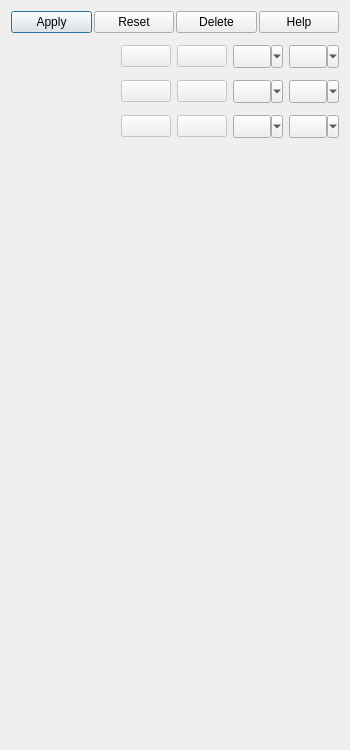
<?xml version="1.0" encoding="UTF-8"?>
<!-- SPDX-FileCopyrightText: Copyright (c) Kitware Inc. -->
<!-- SPDX-License-Identifier: BSD-3-Clause -->
<ui version="4.0">
 <class>propertiesPanel</class>
 <widget class="QWidget" name="propertiesPanel">
  <property name="geometry">
   <rect>
    <x>0</x>
    <y>0</y>
    <width>350</width>
    <height>750</height>
   </rect>
  </property>
  <property name="windowTitle">
   <string>Properties Panel</string>
  </property>
  <layout class="QVBoxLayout" name="verticalLayout">
   <item>
    <layout class="QHBoxLayout" name="ButtonLayout">
     <property name="spacing">
      <number>2</number>
     </property>
     <item>
      <widget class="QPushButton" name="Accept">
       <property name="text">
        <string>Apply</string>
       </property>
       <property name="icon">
        <iconset resource="../pqComponents.qrc">
         <normaloff>:/pqWidgets/Icons/pqApply.svg</normaloff>:/pqWidgets/Icons/pqApply.svg</iconset>
       </property>
       <property name="default">
        <bool>true</bool>
       </property>
      </widget>
     </item>
     <item>
      <widget class="QPushButton" name="Reset">
       <property name="toolTip">
        <string>Resets any changed properties to their values from the last time 'Apply' was clicked.</string>
       </property>
       <property name="text">
        <string>Reset</string>
       </property>
       <property name="icon">
        <iconset resource="../pqComponents.qrc">
         <normaloff>:/pqWidgets/Icons/pqCancel.svg</normaloff>:/pqWidgets/Icons/pqCancel.svg</iconset>
       </property>
      </widget>
     </item>
     <item>
      <widget class="QPushButton" name="Delete">
       <property name="text">
        <string>Delete</string>
       </property>
       <property name="icon">
        <iconset resource="../../../Widgets/Resources/QtWidgets.qrc">
         <normaloff>:/QtWidgets/Icons/pqDelete.svg</normaloff>:/QtWidgets/Icons/pqDelete.svg</iconset>
       </property>
      </widget>
     </item>
     <item>
      <widget class="QPushButton" name="Help">
       <property name="text">
        <string>Help</string>
       </property>
       <property name="icon">
        <iconset resource="../pqComponents.qrc">
         <normaloff>:/pqWidgets/Icons/pqHelp.svg</normaloff>:/pqWidgets/Icons/pqHelp.svg</iconset>
       </property>
       <property name="shortcut">
        <string>Ctrl+H</string>
       </property>
      </widget>
     </item>
    </layout>
   </item>
   <item>
    <layout class="QHBoxLayout" name="SearchBoxLayout">
     <property name="spacing">
      <number>2</number>
     </property>
     <item>
      <widget class="pqSearchBox" name="SearchBox" native="true">
       <property name="settingKey" stdset="0">
        <string notr="true">showAdvancedProperties</string>
       </property>
       <property name="advancedSearchEnabled" stdset="0">
        <bool>true</bool>
       </property>
      </widget>
     </item>
    </layout>
   </item>
   <item>
    <widget class="QScrollArea" name="scrollArea">
     <property name="frameShape">
      <enum>QFrame::NoFrame</enum>
     </property>
     <property name="frameShadow">
      <enum>QFrame::Plain</enum>
     </property>
     <property name="widgetResizable">
      <bool>true</bool>
     </property>
     <widget class="QWidget" name="scrollAreaWidgetContents">
      <property name="geometry">
       <rect>
        <x>0</x>
        <y>0</y>
        <width>332</width>
        <height>689</height>
       </rect>
      </property>
      <layout class="QVBoxLayout" name="ScrollAreaLayout" stretch="0,0,0,0,0,0,1">
       <property name="margin">
        <number>0</number>
       </property>
       <item>
        <widget class="QWidget" name="PropertiesButtons" native="true">
         <layout class="QHBoxLayout" name="horizontalLayout">
          <property name="spacing">
           <number>6</number>
          </property>
          <property name="margin">
           <number>0</number>
          </property>
          <item>
           <widget class="pqExpanderButton" name="PropertiesButton">
            <property name="text" stdset="0">
             <string>Properties</string>
            </property>
            <property name="checked" stdset="0">
             <bool>true</bool>
            </property>
           </widget>
          </item>
          <item>
           <widget class="QPushButton" name="PropertiesCopy">
            <property name="enabled">
             <bool>false</bool>
            </property>
            <property name="maximumSize">
             <size>
              <width>50</width>
              <height>16777215</height>
             </size>
            </property>
            <property name="toolTip">
             <string>Copy properties</string>
            </property>
            <property name="text">
             <string/>
            </property>
            <property name="icon">
             <iconset resource="../pqComponents.qrc">
              <normaloff>:/pqWidgets/Icons/pqCopy.svg</normaloff>:/pqWidgets/Icons/pqCopy.svg</iconset>
            </property>
           </widget>
          </item>
          <item>
           <widget class="QPushButton" name="PropertiesPaste">
            <property name="enabled">
             <bool>false</bool>
            </property>
            <property name="maximumSize">
             <size>
              <width>50</width>
              <height>16777215</height>
             </size>
            </property>
            <property name="toolTip">
             <string>Paste copied properties</string>
            </property>
            <property name="text">
             <string/>
            </property>
            <property name="icon">
             <iconset resource="../pqComponents.qrc">
              <normaloff>:/pqWidgets/Icons/pqPaste.svg</normaloff>:/pqWidgets/Icons/pqPaste.svg</iconset>
            </property>
           </widget>
          </item>
          <item>
           <widget class="QToolButton" name="PropertiesRestoreDefaults">
            <property name="maximumSize">
             <size>
              <width>50</width>
              <height>16777215</height>
             </size>
            </property>
            <property name="toolTip">
             <string>Apply application defaults</string>
            </property>
            <property name="text">
             <string/>
            </property>
            <property name="icon">
             <iconset resource="../pqComponents.qrc">
              <normaloff>:/pqWidgets/Icons/pqReset.svg</normaloff>:/pqWidgets/Icons/pqReset.svg</iconset>
            </property>
            <property name="popupMode">
             <enum>QToolButton::ToolButtonPopupMode::MenuButtonPopup</enum>
            </property>
           </widget>
          </item>
          <item>
           <widget class="QToolButton" name="PropertiesSaveAsDefaults">
            <property name="maximumSize">
             <size>
              <width>50</width>
              <height>16777215</height>
             </size>
            </property>
            <property name="toolTip">
             <string>Save current settings values as default</string>
            </property>
            <property name="text">
             <string/>
            </property>
            <property name="popupMode">
             <enum>QToolButton::ToolButtonPopupMode::MenuButtonPopup</enum>
            </property>
           </widget>
          </item>
         </layout>
        </widget>
       </item>
       <item>
        <widget class="QFrame" name="PropertiesFrame">
         <property name="sizePolicy">
          <sizepolicy hsizetype="Preferred" vsizetype="Preferred">
           <horstretch>0</horstretch>
           <verstretch>0</verstretch>
          </sizepolicy>
         </property>
         <property name="frameShape">
          <enum>QFrame::NoFrame</enum>
         </property>
         <property name="frameShadow">
          <enum>QFrame::Plain</enum>
         </property>
        </widget>
       </item>
       <item>
        <widget class="QWidget" name="DisplayButtons" native="true">
         <layout class="QHBoxLayout" name="horizontalLayout_2">
          <property name="spacing">
           <number>6</number>
          </property>
          <property name="margin">
           <number>0</number>
          </property>
          <item>
           <widget class="pqExpanderButton" name="DisplayButton">
            <property name="text" stdset="0">
             <string>Display</string>
            </property>
            <property name="checked" stdset="0">
             <bool>true</bool>
            </property>
           </widget>
          </item>
          <item>
           <widget class="QPushButton" name="DisplayCopy">
            <property name="enabled">
             <bool>false</bool>
            </property>
            <property name="maximumSize">
             <size>
              <width>50</width>
              <height>16777215</height>
             </size>
            </property>
            <property name="toolTip">
             <string>Copy display properties</string>
            </property>
            <property name="text">
             <string/>
            </property>
            <property name="icon">
             <iconset resource="../pqComponents.qrc">
              <normaloff>:/pqWidgets/Icons/pqCopy.svg</normaloff>:/pqWidgets/Icons/pqCopy.svg</iconset>
            </property>
           </widget>
          </item>
          <item>
           <widget class="QPushButton" name="DisplayPaste">
            <property name="enabled">
             <bool>false</bool>
            </property>
            <property name="maximumSize">
             <size>
              <width>50</width>
              <height>16777215</height>
             </size>
            </property>
            <property name="toolTip">
             <string>Paste copied display properties</string>
            </property>
            <property name="text">
             <string/>
            </property>
            <property name="icon">
             <iconset resource="../pqComponents.qrc">
              <normaloff>:/pqWidgets/Icons/pqPaste.svg</normaloff>:/pqWidgets/Icons/pqPaste.svg</iconset>
            </property>
           </widget>
          </item>
          <item>
           <widget class="QToolButton" name="DisplayRestoreDefaults">
            <property name="maximumSize">
             <size>
              <width>50</width>
              <height>16777215</height>
             </size>
            </property>
            <property name="toolTip">
             <string>Apply application defaults for display</string>
            </property>
            <property name="text">
             <string/>
            </property>
            <property name="icon">
             <iconset resource="../pqComponents.qrc">
              <normaloff>:/pqWidgets/Icons/pqReset.svg</normaloff>:/pqWidgets/Icons/pqReset.svg</iconset>
            </property>
            <property name="popupMode">
             <enum>QToolButton::ToolButtonPopupMode::MenuButtonPopup</enum>
            </property>
           </widget>
          </item>
          <item>
           <widget class="QToolButton" name="DisplaySaveAsDefaults">
            <property name="maximumSize">
             <size>
              <width>50</width>
              <height>16777215</height>
             </size>
            </property>
            <property name="toolTip">
             <string>Save current display settings values as default</string>
            </property>
            <property name="text">
             <string/>
            </property>
            <property name="popupMode">
             <enum>QToolButton::ToolButtonPopupMode::MenuButtonPopup</enum>
            </property>
           </widget>
          </item>
         </layout>
        </widget>
       </item>
       <item>
        <widget class="QFrame" name="DisplayFrame">
         <property name="sizePolicy">
          <sizepolicy hsizetype="Preferred" vsizetype="Preferred">
           <horstretch>0</horstretch>
           <verstretch>0</verstretch>
          </sizepolicy>
         </property>
         <property name="frameShape">
          <enum>QFrame::NoFrame</enum>
         </property>
         <property name="frameShadow">
          <enum>QFrame::Plain</enum>
         </property>
        </widget>
       </item>
       <item>
        <widget class="QWidget" name="ViewButtons" native="true">
         <layout class="QHBoxLayout" name="horizontalLayout_3">
          <property name="spacing">
           <number>6</number>
          </property>
          <property name="margin">
           <number>0</number>
          </property>
          <item>
           <widget class="pqExpanderButton" name="ViewButton">
            <property name="text" stdset="0">
             <string>View</string>
            </property>
            <property name="checked" stdset="0">
             <bool>true</bool>
            </property>
           </widget>
          </item>
          <item>
           <widget class="QPushButton" name="ViewCopy">
            <property name="enabled">
             <bool>false</bool>
            </property>
            <property name="maximumSize">
             <size>
              <width>50</width>
              <height>16777215</height>
             </size>
            </property>
            <property name="toolTip">
             <string>Copy view properties</string>
            </property>
            <property name="text">
             <string/>
            </property>
            <property name="icon">
             <iconset resource="../pqComponents.qrc">
              <normaloff>:/pqWidgets/Icons/pqCopy.svg</normaloff>:/pqWidgets/Icons/pqCopy.svg</iconset>
            </property>
           </widget>
          </item>
          <item>
           <widget class="QPushButton" name="ViewPaste">
            <property name="enabled">
             <bool>false</bool>
            </property>
            <property name="maximumSize">
             <size>
              <width>50</width>
              <height>16777215</height>
             </size>
            </property>
            <property name="toolTip">
             <string>Paste view properties</string>
            </property>
            <property name="text">
             <string/>
            </property>
            <property name="icon">
             <iconset resource="../pqComponents.qrc">
              <normaloff>:/pqWidgets/Icons/pqPaste.svg</normaloff>:/pqWidgets/Icons/pqPaste.svg</iconset>
            </property>
           </widget>
          </item>
          <item>
           <widget class="QToolButton" name="ViewRestoreDefaults">
            <property name="maximumSize">
             <size>
              <width>50</width>
              <height>16777215</height>
             </size>
            </property>
            <property name="toolTip">
             <string>Apply application defaults for view</string>
            </property>
            <property name="text">
             <string/>
            </property>
            <property name="icon">
             <iconset resource="../pqComponents.qrc">
              <normaloff>:/pqWidgets/Icons/pqReset.svg</normaloff>:/pqWidgets/Icons/pqReset.svg</iconset>
            </property>
            <property name="popupMode">
             <enum>QToolButton::ToolButtonPopupMode::MenuButtonPopup</enum>
            </property>
           </widget>
          </item>
          <item>
           <widget class="QToolButton" name="ViewSaveAsDefaults">
            <property name="maximumSize">
             <size>
              <width>50</width>
              <height>16777215</height>
             </size>
            </property>
            <property name="toolTip">
             <string>Save current view settings values as default</string>
            </property>
            <property name="text">
             <string/>
            </property>
            <property name="popupMode">
             <enum>QToolButton::ToolButtonPopupMode::MenuButtonPopup</enum>
            </property>
           </widget>
          </item>
         </layout>
        </widget>
       </item>
       <item>
        <widget class="QFrame" name="ViewFrame">
         <property name="frameShape">
          <enum>QFrame::NoFrame</enum>
         </property>
         <property name="frameShadow">
          <enum>QFrame::Plain</enum>
         </property>
        </widget>
       </item>
       <item>
        <spacer name="verticalSpacer">
         <property name="orientation">
          <enum>Qt::Vertical</enum>
         </property>
         <property name="sizeHint" stdset="0">
          <size>
           <width>0</width>
           <height>9</height>
          </size>
         </property>
        </spacer>
       </item>
      </layout>
     </widget>
    </widget>
   </item>
  </layout>
 </widget>
 <customwidgets>
  <customwidget>
   <class>pqSearchBox</class>
   <extends>QWidget</extends>
   <header>pqSearchBox.h</header>
   <container>1</container>
  </customwidget>
  <customwidget>
   <class>pqExpanderButton</class>
   <extends>QFrame</extends>
   <header location="global">pqExpanderButton.h</header>
   <container>1</container>
  </customwidget>
 </customwidgets>
 <resources>
  <include location="../pqComponents.qrc"/>
  <include location="../../../Widgets/Resources/QtWidgets.qrc"/>
 </resources>
 <connections/>
</ui>
